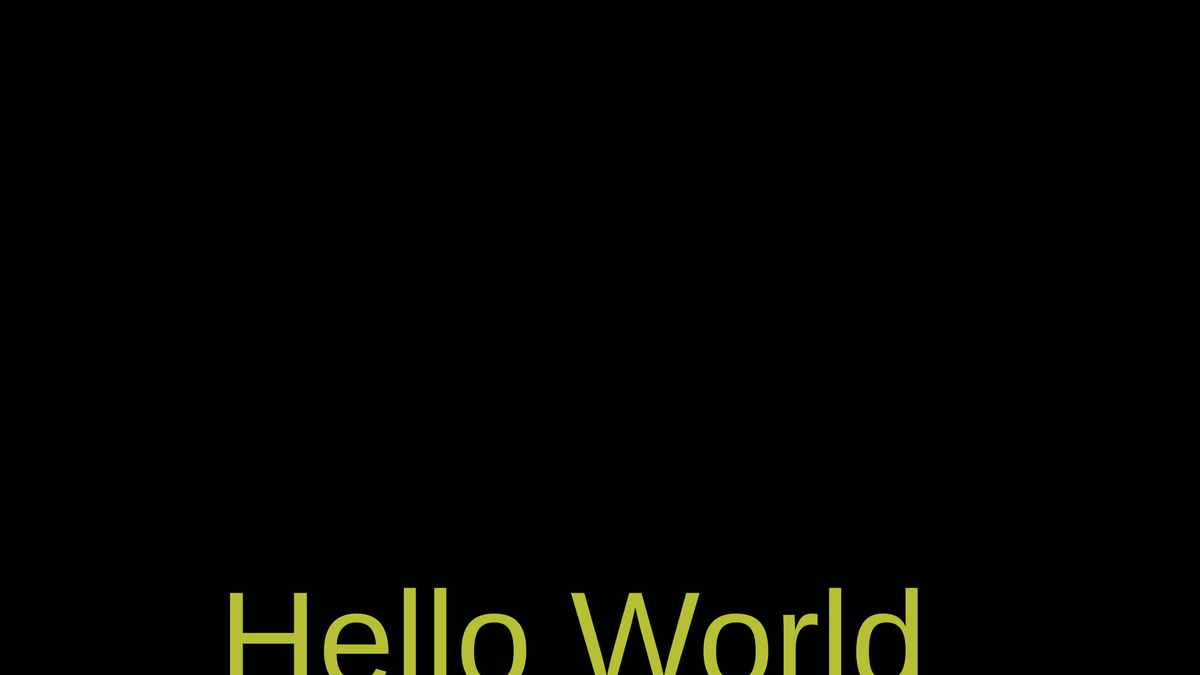
Frame 1 (no input)
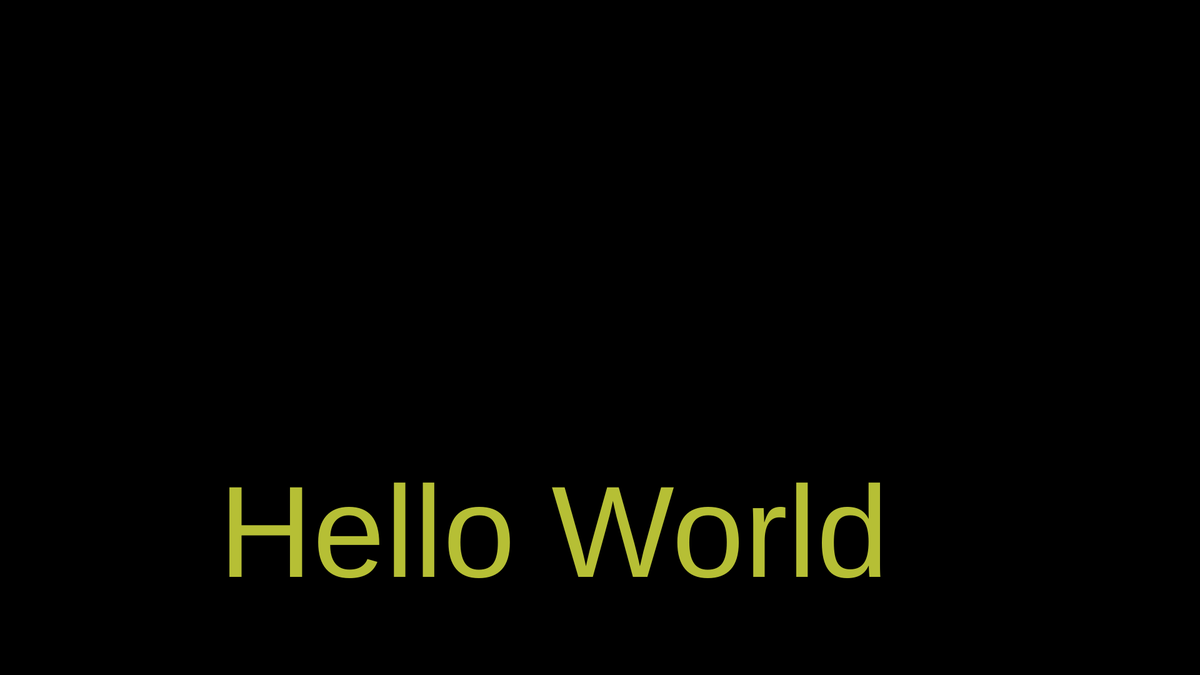
Frame 60 (no input)
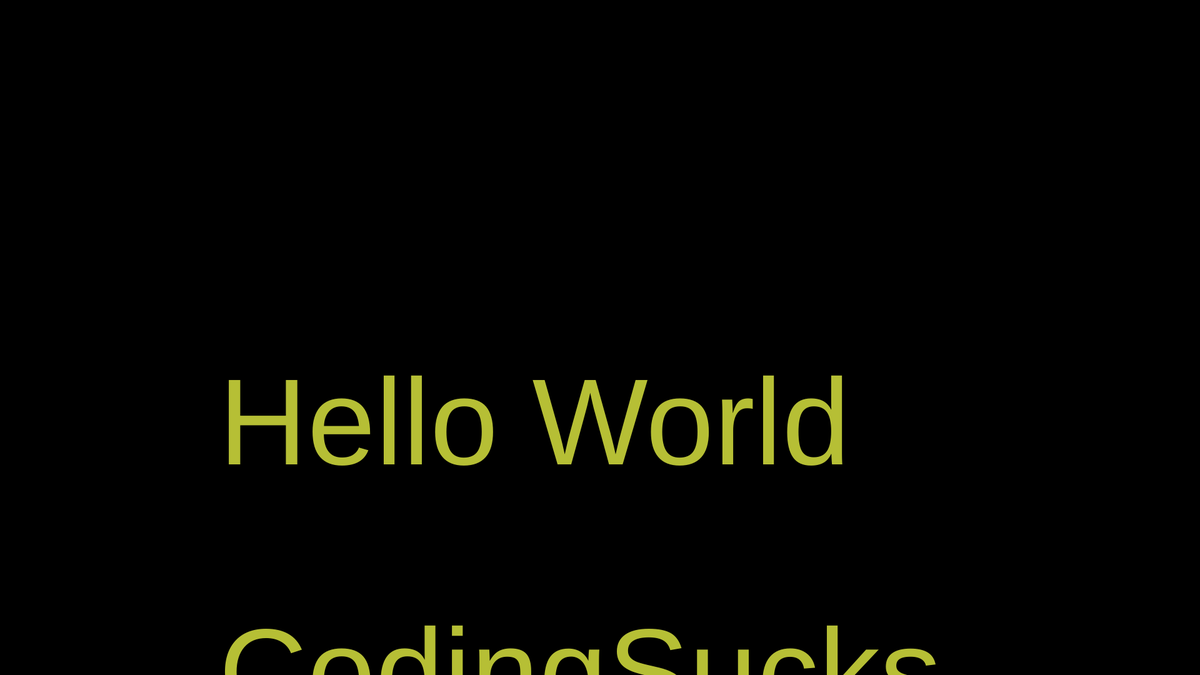
Frame 120 (the mouse pressed at the canvas centre since frame 60)

The p5.js sketch that drew these frames (run headless with seeded random() and noise() and a simulated clock; from frame 60 on, the mouse is pressed at the canvas centre):

// p5.js sketch
// ── sketch.js
let size = 200;
let width = 220;
let height= 150;
let positionX= 350;
let positionY = 900;
let textSizeB1 = 120;
let textSizeB2 = 160;
let textSizeB3 = 200;
let shrink =  0.2;
let textS = 200;
function setup() {
  createCanvas(1920, 1080);
  background(0);
  red = random(0, 255);
  blue = random(0, 255);
  green = random(0, 255);
  rectMode(CENTER);
  textS  += 20;



}


function draw() {
  background(0);
  //BlockOne
  textSize(textS);  
  fill(red,green,blue);
  text("Hello World", positionX, positionY +200);
  //BlockTwo
  fill(red,green,blue);
  text("CodingSucks", positionX, positionY +600);

  //BlockThree
  fill(red,green,blue);
  text("Coder Zipasaurus", positionX, positionY +800);
  text("AAAAAAAAAAAAAAAAAAAAAAAAAAAAAAAAA", positionX, positionY +1200);

  positionY -= 3;  
  textS -= shrink;

  
}
